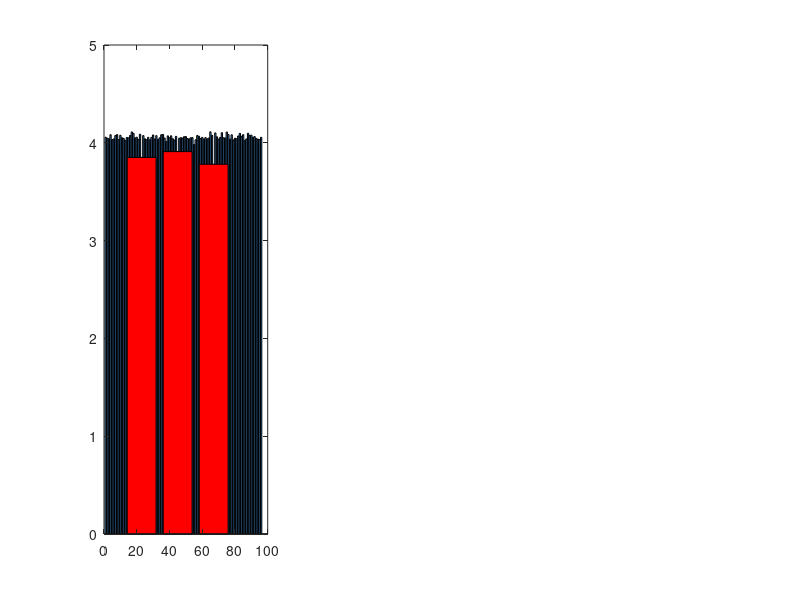

Write MATLAB code to recreate this figure. (Note: this script raises an error after producing the figure.)
%% ============================================================
%  MODULE 05 — CELL IMBALANCE DETECTION
%  Project : Smart EV Battery Health & Fault Prediction System
%  Author  : [Your Name] | Tool: MATLAB 2025a
%  Requires: normal_condition.mat
%% ============================================================
clc; clear; close all;

output_folder = 'EV_Battery_Outputs';
if ~exist(output_folder,'dir'), mkdir(output_folder); end

fprintf('==========================================\n');
fprintf('   MODULE 05: CELL IMBALANCE DETECTION    \n');
fprintf('==========================================\n\n');

load('normal_condition.mat');
V=V_normal;

%% --- SIMULATE 96 CELL VOLTAGES ---
rng(42);
cell_V=V(end)+0.02*randn(1,96);

% Inject known weak cells
cell_V(23)=3.85;  % Weak cell 1 — aged
cell_V(67)=3.78;  % Weak cell 2 — severely aged
cell_V(45)=3.91;  % Weak cell 3 — slightly degraded

%% --- ANALYSIS ---
V_mean  = mean(cell_V);
V_std   = std(cell_V);
weak_th = V_mean - 2*V_std;
weak    = find(cell_V < weak_th);
imbal   = (max(cell_V)-min(cell_V))/V_mean*100;

fprintf('Mean cell voltage  : %.4f V\n', V_mean);
fprintf('Std deviation      : %.4f V\n', V_std);
fprintf('Max cell voltage   : %.4f V (Cell #%d)\n',...
    max(cell_V),find(cell_V==max(cell_V)));
fprintf('Min cell voltage   : %.4f V (Cell #%d)\n',...
    min(cell_V),find(cell_V==min(cell_V)));
fprintf('Imbalance          : %.2f%%\n', imbal);
fprintf('Weak threshold     : %.4f V\n', weak_th);
fprintf('Weak cells detected: %d\n', length(weak));
for i=1:length(weak)
    fprintf('  Cell #%d: %.4f V (%.2f%% below mean)\n',...
        weak(i),cell_V(weak(i)),...
        (V_mean-cell_V(weak(i)))/V_mean*100);
end

%% --- BALANCING RECOMMENDATION ---
fprintf('\n--- Balancing Recommendation ---\n');
if imbal > 2
    fprintf('ACTION REQUIRED: Active cell balancing needed\n');
elseif imbal > 1
    fprintf('WARNING: Passive balancing recommended\n');
else
    fprintf('STATUS: Pack is well balanced\n');
end

%% --- PLOT ---
figure('Name','M05: Cell Imbalance Detection',...
    'Color','white','Position',[50 50 1200 500]);

subplot(1,3,1);
bar(cell_V,'FaceColor',[0.3 0.6 0.9]); hold on;
bar(weak,cell_V(weak),'FaceColor','red');
yline(weak_th,'r--','Weak Threshold','LineWidth',2);
yline(V_mean,'g--','Mean Voltage','LineWidth',1.5);
xlabel('Cell Number'); ylabel('Voltage (V)');
title('96-Cell Voltage Distribution');
legend('Normal','Weak Cell','Threshold','Mean');
grid on; set(gca,'FontSize',10);

subplot(1,3,2);
histogram(cell_V,20,'FaceColor',[0.3 0.6 0.9],'EdgeColor','white');
xline(weak_th,'r--','Weak Threshold','LineWidth',2);
xline(V_mean,'g--','Mean','LineWidth',2);
xlabel('Cell Voltage (V)'); ylabel('Number of Cells');
title('Cell Voltage Histogram'); grid on; set(gca,'FontSize',10);

subplot(1,3,3);
deviation=(cell_V-V_mean)*1000;
bar(deviation,'FaceColor','flat');
colormap(redblue_custom(256));
xlabel('Cell Number'); ylabel('Deviation (mV)');
title('Cell Voltage Deviation from Mean');
yline(0,'k-','LineWidth',1.5); grid on; set(gca,'FontSize',10);

saveas(gcf,fullfile(output_folder,'M05_Cell_Imbalance.png'));
fprintf('\n✔ Saved: M05_Cell_Imbalance.png\n');
fprintf('MODULE 05 COMPLETE!\n');

%% --- Helper: Custom colormap ---
function cmap = redblue_custom(n)
    r=[linspace(0,1,n/2), ones(1,n/2)];
    b=[ones(1,n/2), linspace(1,0,n/2)];
    g=[linspace(0,1,n/2), linspace(1,0,n/2)];
    cmap=[r',g',b'];
end
